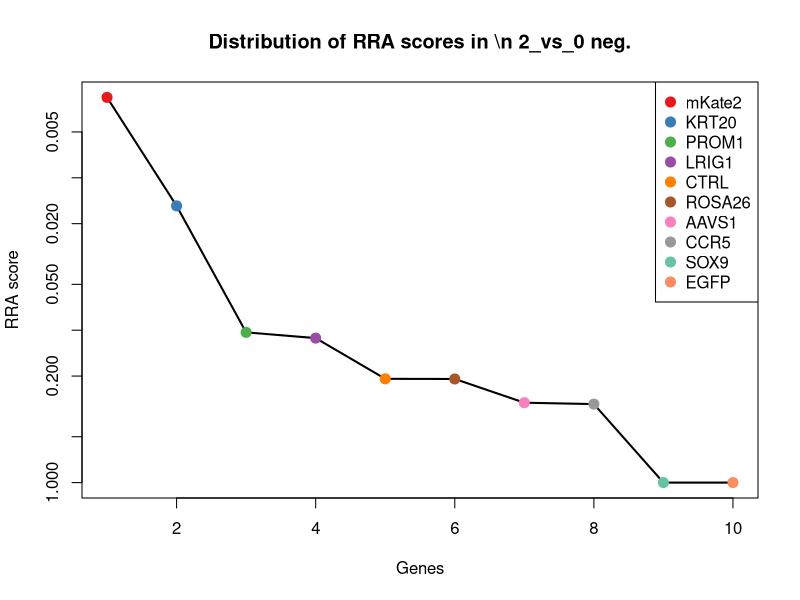
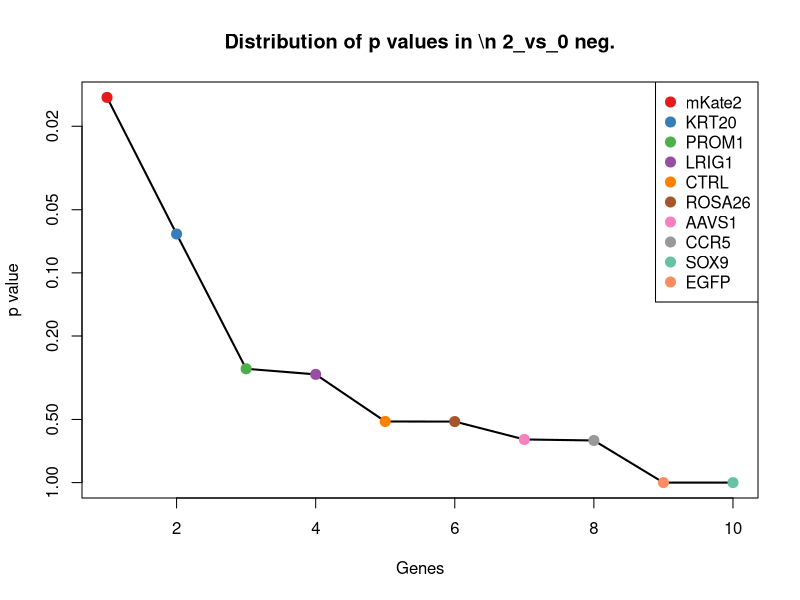
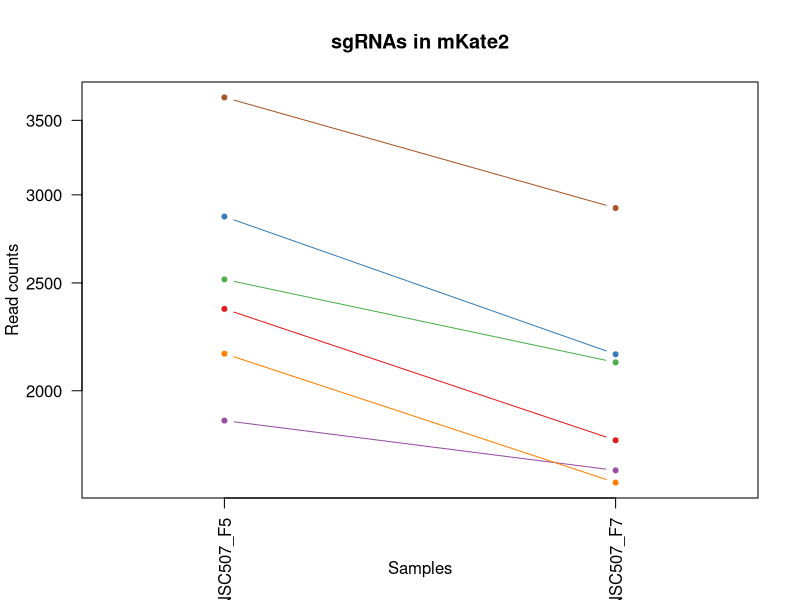
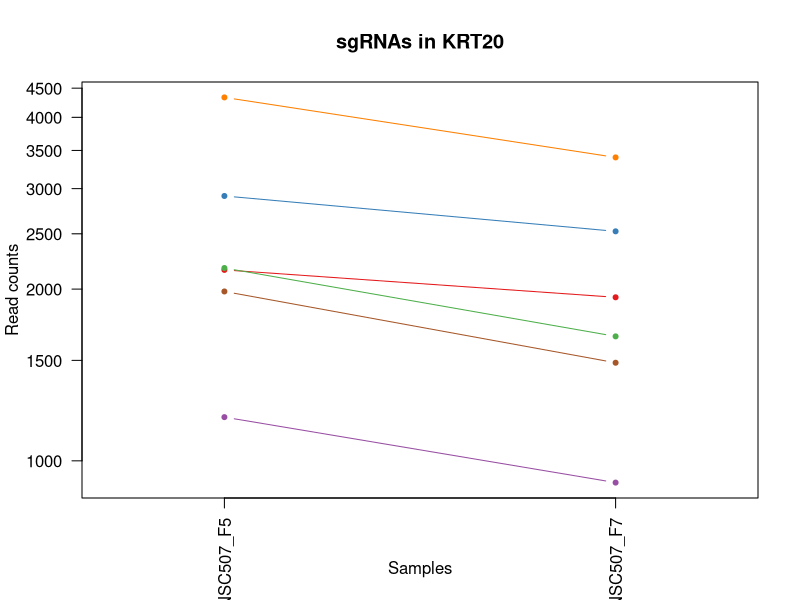
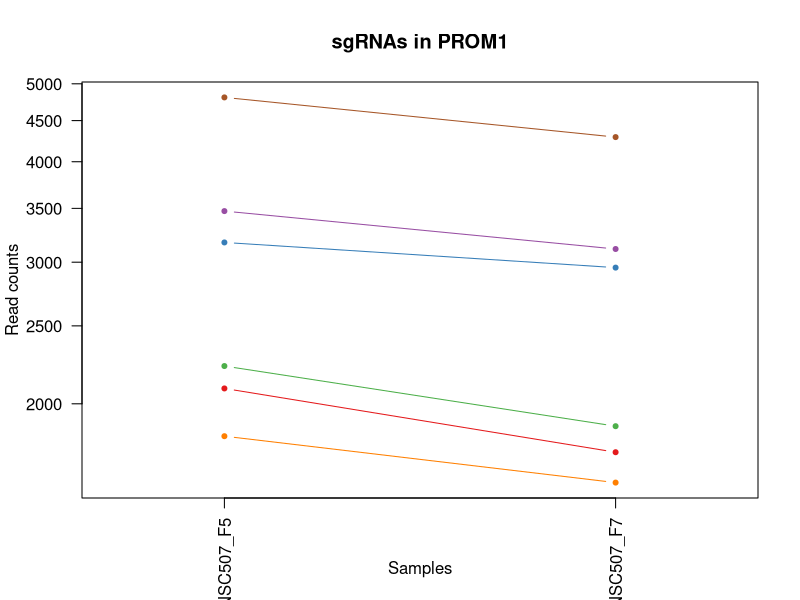
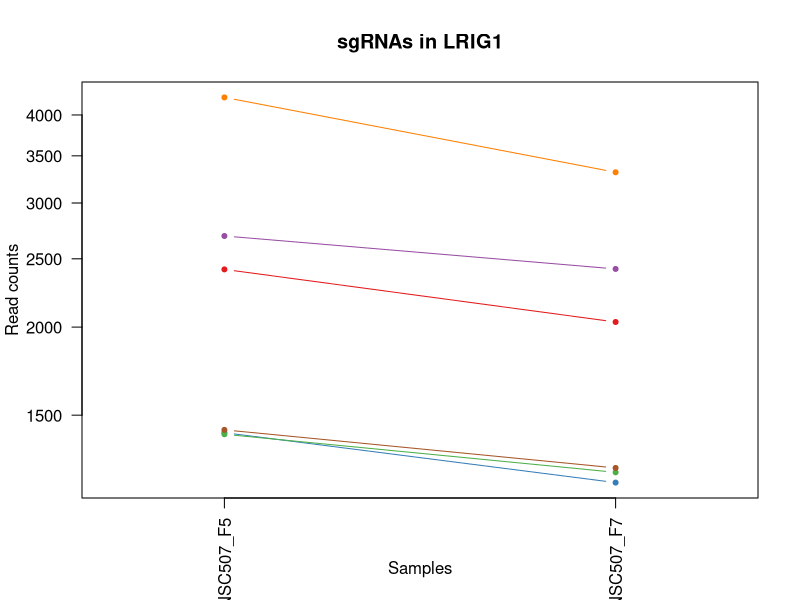
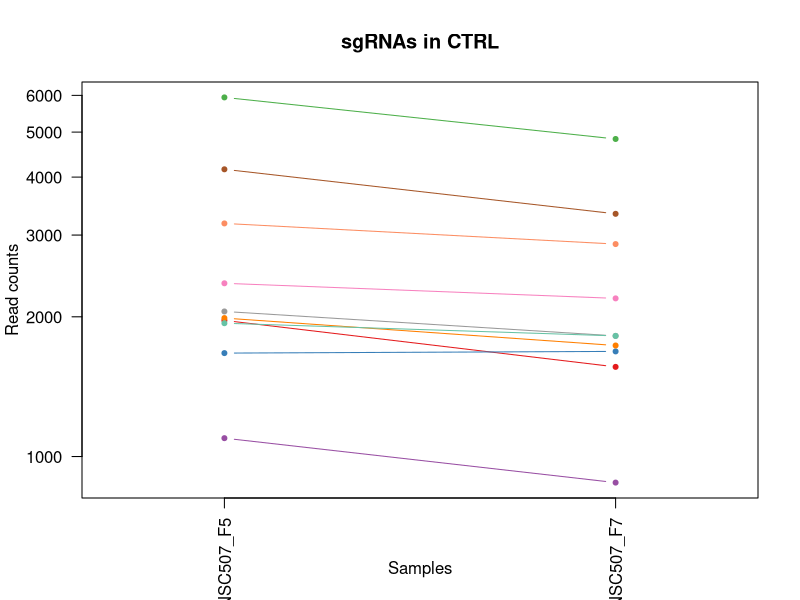
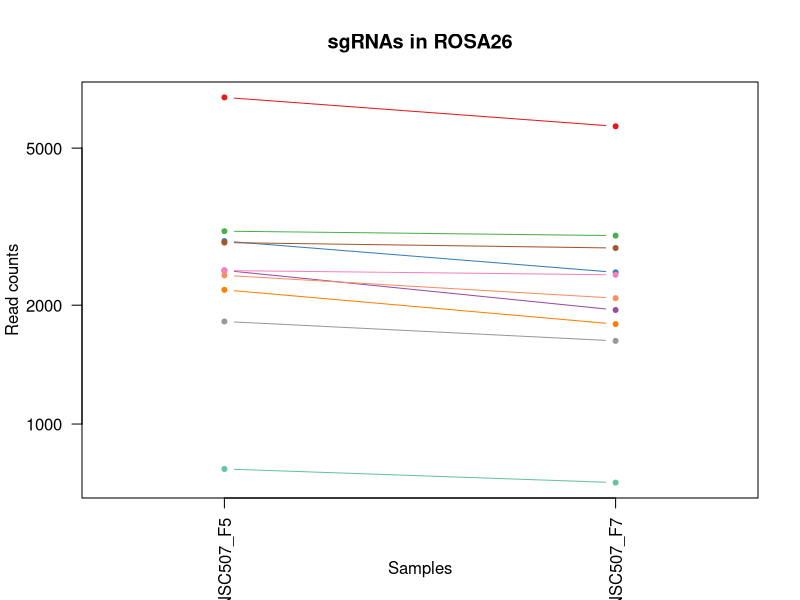

Source code (R) for these figures, in order: (Note: this script raises an error after producing the figures.)
pdf(file='S7B_c0_t2.pdf',width=4.5,height=4.5);
gstable=read.table('S7B_c0_t2.gene_summary.txt',header=T)
# 
#
# parameters
# Do not modify the variables beginning with "__"

# gstablename='__GENE_SUMMARY_FILE__'
startindex=3
# outputfile='__OUTPUT_FILE__'
targetgenelist=c("mKate2","KRT20","PROM1","LRIG1","CTRL","ROSA26","AAVS1","CCR5","SOX9","EGFP")
# samplelabel=sub('.\\w+.\\w+$','',colnames(gstable)[startindex]);
samplelabel='2_vs_0 neg.'


# You need to write some codes in front of this code:
# gstable=read.table(gstablename,header=T)
# pdf(file=outputfile,width=6,height=6)


# set up color using RColorBrewer
#library(RColorBrewer)
#colors <- brewer.pal(length(targetgenelist), "Set1")

colors=c( "#E41A1C", "#377EB8", "#4DAF4A", "#984EA3", "#FF7F00",  "#A65628", "#F781BF",
          "#999999", "#66C2A5", "#FC8D62", "#8DA0CB", "#E78AC3", "#A6D854", "#FFD92F", "#E5C494", "#B3B3B3", 
          "#8DD3C7", "#FFFFB3", "#BEBADA", "#FB8072", "#80B1D3", "#FDB462", "#B3DE69", "#FCCDE5",
          "#D9D9D9", "#BC80BD", "#CCEBC5", "#FFED6F")

######
# function definition

plotrankedvalues<-function(val, tglist, ...){
  
  plot(val,log='y',ylim=c(max(val),min(val)),type='l',lwd=2, ...)
  if(length(tglist)>0){
    for(i in 1:length(tglist)){
      targetgene=tglist[i];
      tx=which(names(val)==targetgene);ty=val[targetgene];
      points(tx,ty,col=colors[(i %% length(colors)) ],cex=2,pch=20)
      # text(tx+50,ty,targetgene,col=colors[i])
    }
    legend('topright',tglist,pch=20,pt.cex = 2,cex=1,col=colors)
  }
}



plotrandvalues<-function(val,targetgenelist, ...){
  # choose the one with the best distance distribution
  
  mindiffvalue=0;
  randval=val;
  for(i in 1:20){
    randval0=sample(val)
    vindex=sort(which(names(randval0) %in% targetgenelist))
    if(max(vindex)>0.9*length(val)){
      # print('pass...')
      next;
    }
    mindiffind=min(diff(vindex));
    if (mindiffind > mindiffvalue){
      mindiffvalue=mindiffind;
      randval=randval0;
      # print(paste('Diff: ',mindiffvalue))
    }
  }
  plot(randval,log='y',ylim=c(max(randval),min(randval)),pch=20,col='grey', ...)
  
  if(length(targetgenelist)>0){
    for(i in 1:length(targetgenelist)){
      targetgene=targetgenelist[i];
      tx=which(names(randval)==targetgene);ty=randval[targetgene];
      points(tx,ty,col=colors[(i %% length(colors)) ],cex=2,pch=20)
      text(tx+50,ty,targetgene,col=colors[i])
    }
  }
  
}




# set.seed(1235)



pvec=gstable[,startindex]
names(pvec)=gstable[,'id']
pvec=sort(pvec);

plotrankedvalues(pvec,targetgenelist,xlab='Genes',ylab='RRA score',main=paste('Distribution of RRA scores in \\n',samplelabel))

# plotrandvalues(pvec,targetgenelist,xlab='Genes',ylab='RRA score',main=paste('Distribution of RRA scores in \\n',samplelabel))


pvec=gstable[,startindex+1]
names(pvec)=gstable[,'id']
pvec=sort(pvec);

plotrankedvalues(pvec,targetgenelist,xlab='Genes',ylab='p value',main=paste('Distribution of p values in \\n',samplelabel))

# plotrandvalues(pvec,targetgenelist,xlab='Genes',ylab='p value',main=paste('Distribution of p values in \\n',samplelabel))



# you need to write after this code:
# dev.off()






# parameters
# Do not modify the variables beginning with "__"
targetmat=list(c(2368.248467253318,1804.2605667336545),c(2867.1288949798036,2155.873223408634),c(2517.3391697922675,2119.94200301849),c(1879.1981957381913,1695.1836476921462),c(2158.5384680776524,1652.8361379466194),c(3669.105805889869,2918.128398828115))
targetgene="mKate2"
collabel=c("S53_MNSC507_F5","S55_MNSC507_F7")

# set up color using RColorBrewer
#library(RColorBrewer)
#colors <- brewer.pal(length(targetgenelist), "Set1")

colors=c( "#E41A1C", "#377EB8", "#4DAF4A", "#984EA3", "#FF7F00",  "#A65628", "#F781BF",
          "#999999", "#66C2A5", "#FC8D62", "#8DA0CB", "#E78AC3", "#A6D854", "#FFD92F", "#E5C494", "#B3B3B3", 
          "#8DD3C7", "#FFFFB3", "#BEBADA", "#FB8072", "#80B1D3", "#FDB462", "#B3DE69", "#FCCDE5",
          "#D9D9D9", "#BC80BD", "#CCEBC5", "#FFED6F")


## code

targetmatvec=unlist(targetmat)+1
yrange=range(targetmatvec[targetmatvec>0]);
# yrange[1]=1; # set the minimum value to 1
for(i in 1:length(targetmat)){
  vali=targetmat[[i]]+1;
  if(i==1){
    plot(1:length(vali),vali,type='b',las=1,pch=20,main=paste('sgRNAs in',targetgene),ylab='Read counts',xlab='Samples',xlim=c(0.7,length(vali)+0.3),ylim = yrange,col=colors[(i %% length(colors))],xaxt='n',log='y')
    axis(1,at=1:length(vali),labels=(collabel),las=2)
    # lines(0:100,rep(1,101),col='black');
  }else{
    lines(1:length(vali),vali,type='b',pch=20,col=colors[(i %% length(colors))])
  }
}




# parameters
# Do not modify the variables beginning with "__"
targetmat=list(c(2160.176827446212,1933.8696117123877),c(2911.364597930921,2524.168232407609),c(2176.560421131811,1651.5528800755428),c(1191.9064406273185,914.9628620775928),c(4334.2797095251835,3401.9166162239812),c(1979.9572969046244,1484.729356835589))
targetgene="KRT20"
collabel=c("S53_MNSC507_F5","S55_MNSC507_F7")

# set up color using RColorBrewer
#library(RColorBrewer)
#colors <- brewer.pal(length(targetgenelist), "Set1")

colors=c( "#E41A1C", "#377EB8", "#4DAF4A", "#984EA3", "#FF7F00",  "#A65628", "#F781BF",
          "#999999", "#66C2A5", "#FC8D62", "#8DA0CB", "#E78AC3", "#A6D854", "#FFD92F", "#E5C494", "#B3B3B3", 
          "#8DD3C7", "#FFFFB3", "#BEBADA", "#FB8072", "#80B1D3", "#FDB462", "#B3DE69", "#FCCDE5",
          "#D9D9D9", "#BC80BD", "#CCEBC5", "#FFED6F")


## code

targetmatvec=unlist(targetmat)+1
yrange=range(targetmatvec[targetmatvec>0]);
# yrange[1]=1; # set the minimum value to 1
for(i in 1:length(targetmat)){
  vali=targetmat[[i]]+1;
  if(i==1){
    plot(1:length(vali),vali,type='b',las=1,pch=20,main=paste('sgRNAs in',targetgene),ylab='Read counts',xlab='Samples',xlim=c(0.7,length(vali)+0.3),ylim = yrange,col=colors[(i %% length(colors))],xaxt='n',log='y')
    axis(1,at=1:length(vali),labels=(collabel),las=2)
    # lines(0:100,rep(1,101),col='black');
  }else{
    lines(1:length(vali),vali,type='b',pch=20,col=colors[(i %% length(colors))])
  }
}




# parameters
# Do not modify the variables beginning with "__"
targetmat=list(c(2088.908194913857,1740.097673179826),c(3173.5020969005027,2952.7763613471825),c(2227.3495615571674,1874.8397496428656),c(3471.6835019784025,3114.46685310283),c(1821.8556178385952,1595.0895337481738),c(4807.765567038991,4291.214320880043))
targetgene="PROM1"
collabel=c("S53_MNSC507_F5","S55_MNSC507_F7")

# set up color using RColorBrewer
#library(RColorBrewer)
#colors <- brewer.pal(length(targetgenelist), "Set1")

colors=c( "#E41A1C", "#377EB8", "#4DAF4A", "#984EA3", "#FF7F00",  "#A65628", "#F781BF",
          "#999999", "#66C2A5", "#FC8D62", "#8DA0CB", "#E78AC3", "#A6D854", "#FFD92F", "#E5C494", "#B3B3B3", 
          "#8DD3C7", "#FFFFB3", "#BEBADA", "#FB8072", "#80B1D3", "#FDB462", "#B3DE69", "#FCCDE5",
          "#D9D9D9", "#BC80BD", "#CCEBC5", "#FFED6F")


## code

targetmatvec=unlist(targetmat)+1
yrange=range(targetmatvec[targetmatvec>0]);
# yrange[1]=1; # set the minimum value to 1
for(i in 1:length(targetmat)){
  vali=targetmat[[i]]+1;
  if(i==1){
    plot(1:length(vali),vali,type='b',las=1,pch=20,main=paste('sgRNAs in',targetgene),ylab='Read counts',xlab='Samples',xlim=c(0.7,length(vali)+0.3),ylim = yrange,col=colors[(i %% length(colors))],xaxt='n',log='y')
    axis(1,at=1:length(vali),labels=(collabel),las=2)
    # lines(0:100,rep(1,101),col='black');
  }else{
    lines(1:length(vali),vali,type='b',pch=20,col=colors[(i %% length(colors))])
  }
}




# parameters
# Do not modify the variables beginning with "__"
targetmat=list(c(2414.1225295729946,2032.6804677852836),c(1415.542494435743,1202.412625198744),c(1408.1698772772236,1243.4768770731941),c(2692.6436222281754,2417.6578291082537),c(4235.1589677273105,3315.938338861851),c(1428.6493693842222,1261.4424872682662))
targetgene="LRIG1"
collabel=c("S53_MNSC507_F5","S55_MNSC507_F7")

# set up color using RColorBrewer
#library(RColorBrewer)
#colors <- brewer.pal(length(targetgenelist), "Set1")

colors=c( "#E41A1C", "#377EB8", "#4DAF4A", "#984EA3", "#FF7F00",  "#A65628", "#F781BF",
          "#999999", "#66C2A5", "#FC8D62", "#8DA0CB", "#E78AC3", "#A6D854", "#FFD92F", "#E5C494", "#B3B3B3", 
          "#8DD3C7", "#FFFFB3", "#BEBADA", "#FB8072", "#80B1D3", "#FDB462", "#B3DE69", "#FCCDE5",
          "#D9D9D9", "#BC80BD", "#CCEBC5", "#FFED6F")


## code

targetmatvec=unlist(targetmat)+1
yrange=range(targetmatvec[targetmatvec>0]);
# yrange[1]=1; # set the minimum value to 1
for(i in 1:length(targetmat)){
  vali=targetmat[[i]]+1;
  if(i==1){
    plot(1:length(vali),vali,type='b',las=1,pch=20,main=paste('sgRNAs in',targetgene),ylab='Read counts',xlab='Samples',xlim=c(0.7,length(vali)+0.3),ylim = yrange,col=colors[(i %% length(colors))],xaxt='n',log='y')
    axis(1,at=1:length(vali),labels=(collabel),las=2)
    # lines(0:100,rep(1,101),col='black');
  }else{
    lines(1:length(vali),vali,type='b',pch=20,col=colors[(i %% length(colors))])
  }
}




# parameters
# Do not modify the variables beginning with "__"
targetmat=list(c(1963.5737032190257,1559.15831335803),c(1669.4881965625257,1683.634326852457),c(5938.233531345313,4831.465884603278),c(1094.424058198005,877.7483838163724),c(1986.510734378864,1733.6813838244432),c(4156.517718036435,3332.6206911858467),c(2360.8758500947984,2190.5211859277015),c(2052.8642888055397,1818.3764033154966),c(1936.5407736377874,1818.3764033154966),c(3177.5979953219025,2868.0813418561293))
targetgene="CTRL"
collabel=c("S53_MNSC507_F5","S55_MNSC507_F7")

# set up color using RColorBrewer
#library(RColorBrewer)
#colors <- brewer.pal(length(targetgenelist), "Set1")

colors=c( "#E41A1C", "#377EB8", "#4DAF4A", "#984EA3", "#FF7F00",  "#A65628", "#F781BF",
          "#999999", "#66C2A5", "#FC8D62", "#8DA0CB", "#E78AC3", "#A6D854", "#FFD92F", "#E5C494", "#B3B3B3", 
          "#8DD3C7", "#FFFFB3", "#BEBADA", "#FB8072", "#80B1D3", "#FDB462", "#B3DE69", "#FCCDE5",
          "#D9D9D9", "#BC80BD", "#CCEBC5", "#FFED6F")


## code

targetmatvec=unlist(targetmat)+1
yrange=range(targetmatvec[targetmatvec>0]);
# yrange[1]=1; # set the minimum value to 1
for(i in 1:length(targetmat)){
  vali=targetmat[[i]]+1;
  if(i==1){
    plot(1:length(vali),vali,type='b',las=1,pch=20,main=paste('sgRNAs in',targetgene),ylab='Read counts',xlab='Samples',xlim=c(0.7,length(vali)+0.3),ylim = yrange,col=colors[(i %% length(colors))],xaxt='n',log='y')
    axis(1,at=1:length(vali),labels=(collabel),las=2)
    # lines(0:100,rep(1,101),col='black');
  }else{
    lines(1:length(vali),vali,type='b',pch=20,col=colors[(i %% length(colors))])
  }
}




# parameters
# Do not modify the variables beginning with "__"
targetmat=list(c(6720.55012983266,5678.416079513813),c(2906.449519825241,2421.5076027214836),c(3079.2964332083093,3000.256902577016),c(2449.3472559970323,1944.1356746810004),c(2186.39057734317,1790.1447301518122),c(2881.0549496125627,2791.085869591535),c(2446.8897169441925,2386.8596402024164),c(1817.7597194171956,1623.3212069118583),c(768.3905438545873,709.641602705342),c(2379.716982833237,2082.7275247572697))
targetgene="ROSA26"
collabel=c("S53_MNSC507_F5","S55_MNSC507_F7")

# set up color using RColorBrewer
#library(RColorBrewer)
#colors <- brewer.pal(length(targetgenelist), "Set1")

colors=c( "#E41A1C", "#377EB8", "#4DAF4A", "#984EA3", "#FF7F00",  "#A65628", "#F781BF",
          "#999999", "#66C2A5", "#FC8D62", "#8DA0CB", "#E78AC3", "#A6D854", "#FFD92F", "#E5C494", "#B3B3B3", 
          "#8DD3C7", "#FFFFB3", "#BEBADA", "#FB8072", "#80B1D3", "#FDB462", "#B3DE69", "#FCCDE5",
          "#D9D9D9", "#BC80BD", "#CCEBC5", "#FFED6F")


## code

targetmatvec=unlist(targetmat)+1
yrange=range(targetmatvec[targetmatvec>0]);
# yrange[1]=1; # set the minimum value to 1
for(i in 1:length(targetmat)){
  vali=targetmat[[i]]+1;
  if(i==1){
    plot(1:length(vali),vali,type='b',las=1,pch=20,main=paste('sgRNAs in',targetgene),ylab='Read counts',xlab='Samples',xlim=c(0.7,length(vali)+0.3),ylim = yrange,col=colors[(i %% length(colors))],xaxt='n',log='y')
    axis(1,at=1:length(vali),labels=(collabel),las=2)
    # lines(0:100,rep(1,101),col='black');
  }else{
    lines(1:length(vali),vali,type='b',pch=20,col=colors[(i %% length(colors))])
  }
}




# parameters
# Do not modify the variables beginning with "__"
targetmat=list(c(2753.2629188648916,2303.4478785824394),c(2275.6811629296844,1910.7709700330095),c(1594.1236656087708,1482.1628410934359),c(1119.8186284106832,956.027113952043),c(2039.7574138570603,1620.7546911697052),c(726.6123799563103,751.9891124508688),c(1504.013900337977,1264.0090030104193),c(3054.721042679911,2814.1845112709134),c(750.3685908004286,807.1692009071612),c(1236.9613232627153,994.5248500843401))
targetgene="AAVS1"
collabel=c("S53_MNSC507_F5","S55_MNSC507_F7")

# set up color using RColorBrewer
#library(RColorBrewer)
#colors <- brewer.pal(length(targetgenelist), "Set1")

colors=c( "#E41A1C", "#377EB8", "#4DAF4A", "#984EA3", "#FF7F00",  "#A65628", "#F781BF",
          "#999999", "#66C2A5", "#FC8D62", "#8DA0CB", "#E78AC3", "#A6D854", "#FFD92F", "#E5C494", "#B3B3B3", 
          "#8DD3C7", "#FFFFB3", "#BEBADA", "#FB8072", "#80B1D3", "#FDB462", "#B3DE69", "#FCCDE5",
          "#D9D9D9", "#BC80BD", "#CCEBC5", "#FFED6F")


## code

targetmatvec=unlist(targetmat)+1
yrange=range(targetmatvec[targetmatvec>0]);
# yrange[1]=1; # set the minimum value to 1
for(i in 1:length(targetmat)){
  vali=targetmat[[i]]+1;
  if(i==1){
    plot(1:length(vali),vali,type='b',las=1,pch=20,main=paste('sgRNAs in',targetgene),ylab='Read counts',xlab='Samples',xlim=c(0.7,length(vali)+0.3),ylim = yrange,col=colors[(i %% length(colors))],xaxt='n',log='y')
    axis(1,at=1:length(vali),labels=(collabel),las=2)
    # lines(0:100,rep(1,101),col='black');
  }else{
    lines(1:length(vali),vali,type='b',pch=20,col=colors[(i %% length(colors))])
  }
}




# parameters
# Do not modify the variables beginning with "__"
targetmat=list(c(1570.3674547646524,1270.425292365802),c(2234.722178715687,2108.392682178801),c(1388.509564854505,1054.8379700249388),c(1090.3281597766054,993.2415922132635),c(1475.342611388179,1335.8714437907072),c(1710.4471807765228,1536.0596716786517),c(3092.403308156788,2617.8460569961985),c(1911.1462034251092,1541.192703162958),c(1190.2680812587585,1120.2841214498437),c(1902.9544065823097,1718.2822893715243))
targetgene="CCR5"
collabel=c("S53_MNSC507_F5","S55_MNSC507_F7")

# set up color using RColorBrewer
#library(RColorBrewer)
#colors <- brewer.pal(length(targetgenelist), "Set1")

colors=c( "#E41A1C", "#377EB8", "#4DAF4A", "#984EA3", "#FF7F00",  "#A65628", "#F781BF",
          "#999999", "#66C2A5", "#FC8D62", "#8DA0CB", "#E78AC3", "#A6D854", "#FFD92F", "#E5C494", "#B3B3B3", 
          "#8DD3C7", "#FFFFB3", "#BEBADA", "#FB8072", "#80B1D3", "#FDB462", "#B3DE69", "#FCCDE5",
          "#D9D9D9", "#BC80BD", "#CCEBC5", "#FFED6F")


## code

targetmatvec=unlist(targetmat)+1
yrange=range(targetmatvec[targetmatvec>0]);
# yrange[1]=1; # set the minimum value to 1
for(i in 1:length(targetmat)){
  vali=targetmat[[i]]+1;
  if(i==1){
    plot(1:length(vali),vali,type='b',las=1,pch=20,main=paste('sgRNAs in',targetgene),ylab='Read counts',xlab='Samples',xlim=c(0.7,length(vali)+0.3),ylim = yrange,col=colors[(i %% length(colors))],xaxt='n',log='y')
    axis(1,at=1:length(vali),labels=(collabel),las=2)
    # lines(0:100,rep(1,101),col='black');
  }else{
    lines(1:length(vali),vali,type='b',pch=20,col=colors[(i %% length(colors))])
  }
}




# parameters
# Do not modify the variables beginning with "__"
targetmat=list(c(1125.552886200643,1941.569158938847),c(733.1658174305499,1383.35198502054),c(414.50492024565165,719.9076656739545),c(511.168122990685,1016.3402338926418),c(967.4512071346138,2196.937475283084),c(1813.6638209957957,2951.493103476106))
targetgene="SOX9"
collabel=c("S53_MNSC507_F5","S55_MNSC507_F7")

# set up color using RColorBrewer
#library(RColorBrewer)
#colors <- brewer.pal(length(targetgenelist), "Set1")

colors=c( "#E41A1C", "#377EB8", "#4DAF4A", "#984EA3", "#FF7F00",  "#A65628", "#F781BF",
          "#999999", "#66C2A5", "#FC8D62", "#8DA0CB", "#E78AC3", "#A6D854", "#FFD92F", "#E5C494", "#B3B3B3", 
          "#8DD3C7", "#FFFFB3", "#BEBADA", "#FB8072", "#80B1D3", "#FDB462", "#B3DE69", "#FCCDE5",
          "#D9D9D9", "#BC80BD", "#CCEBC5", "#FFED6F")


## code

targetmatvec=unlist(targetmat)+1
yrange=range(targetmatvec[targetmatvec>0]);
# yrange[1]=1; # set the minimum value to 1
for(i in 1:length(targetmat)){
  vali=targetmat[[i]]+1;
  if(i==1){
    plot(1:length(vali),vali,type='b',las=1,pch=20,main=paste('sgRNAs in',targetgene),ylab='Read counts',xlab='Samples',xlim=c(0.7,length(vali)+0.3),ylim = yrange,col=colors[(i %% length(colors))],xaxt='n',log='y')
    axis(1,at=1:length(vali),labels=(collabel),las=2)
    # lines(0:100,rep(1,101),col='black');
  }else{
    lines(1:length(vali),vali,type='b',pch=20,col=colors[(i %% length(colors))])
  }
}




# parameters
# Do not modify the variables beginning with "__"
targetmat=list(c(579.1600367859204,3348.0197856387654),c(628.310817842717,4460.60435986215),c(352.2472642403759,1985.1999265554505),c(394.84460782293297,2245.7012743839937),c(570.149060258841,3557.1908186242463),c(915.8428870249774,4550.432410837509))
targetgene="EGFP"
collabel=c("S53_MNSC507_F5","S55_MNSC507_F7")

# set up color using RColorBrewer
#library(RColorBrewer)
#colors <- brewer.pal(length(targetgenelist), "Set1")

colors=c( "#E41A1C", "#377EB8", "#4DAF4A", "#984EA3", "#FF7F00",  "#A65628", "#F781BF",
          "#999999", "#66C2A5", "#FC8D62", "#8DA0CB", "#E78AC3", "#A6D854", "#FFD92F", "#E5C494", "#B3B3B3", 
          "#8DD3C7", "#FFFFB3", "#BEBADA", "#FB8072", "#80B1D3", "#FDB462", "#B3DE69", "#FCCDE5",
          "#D9D9D9", "#BC80BD", "#CCEBC5", "#FFED6F")


## code

targetmatvec=unlist(targetmat)+1
yrange=range(targetmatvec[targetmatvec>0]);
# yrange[1]=1; # set the minimum value to 1
for(i in 1:length(targetmat)){
  vali=targetmat[[i]]+1;
  if(i==1){
    plot(1:length(vali),vali,type='b',las=1,pch=20,main=paste('sgRNAs in',targetgene),ylab='Read counts',xlab='Samples',xlim=c(0.7,length(vali)+0.3),ylim = yrange,col=colors[(i %% length(colors))],xaxt='n',log='y')
    axis(1,at=1:length(vali),labels=(collabel),las=2)
    # lines(0:100,rep(1,101),col='black');
  }else{
    lines(1:length(vali),vali,type='b',pch=20,col=colors[(i %% length(colors))])
  }
}



# 
#
# parameters
# Do not modify the variables beginning with "__"

# gstablename='__GENE_SUMMARY_FILE__'
startindex=9
# outputfile='__OUTPUT_FILE__'
targetgenelist=c("EGFP","SOX9","AAVS1","CTRL","ROSA26","PROM1","CCR5","mKate2","LRIG1","KRT20")
# samplelabel=sub('.\\w+.\\w+$','',colnames(gstable)[startindex]);
samplelabel='2_vs_0 pos.'


# You need to write some codes in front of this code:
# gstable=read.table(gstablename,header=T)
# pdf(file=outputfile,width=6,height=6)


# set up color using RColorBrewer
#library(RColorBrewer)
#colors <- brewer.pal(length(targetgenelist), "Set1")

colors=c( "#E41A1C", "#377EB8", "#4DAF4A", "#984EA3", "#FF7F00",  "#A65628", "#F781BF",
          "#999999", "#66C2A5", "#FC8D62", "#8DA0CB", "#E78AC3", "#A6D854", "#FFD92F", "#E5C494", "#B3B3B3", 
          "#8DD3C7", "#FFFFB3", "#BEBADA", "#FB8072", "#80B1D3", "#FDB462", "#B3DE69", "#FCCDE5",
          "#D9D9D9", "#BC80BD", "#CCEBC5", "#FFED6F")

######
# function definition

plotrankedvalues<-function(val, tglist, ...){
  
  plot(val,log='y',ylim=c(max(val),min(val)),type='l',lwd=2, ...)
  if(length(tglist)>0){
    for(i in 1:length(tglist)){
      targetgene=tglist[i];
      tx=which(names(val)==targetgene);ty=val[targetgene];
      points(tx,ty,col=colors[(i %% length(colors)) ],cex=2,pch=20)
      # text(tx+50,ty,targetgene,col=colors[i])
    }
    legend('topright',tglist,pch=20,pt.cex = 2,cex=1,col=colors)
  }
}



plotrandvalues<-function(val,targetgenelist, ...){
  # choose the one with the best distance distribution
  
  mindiffvalue=0;
  randval=val;
  for(i in 1:20){
    randval0=sample(val)
    vindex=sort(which(names(randval0) %in% targetgenelist))
    if(max(vindex)>0.9*length(val)){
      # print('pass...')
      next;
    }
    mindiffind=min(diff(vindex));
    if (mindiffind > mindiffvalue){
      mindiffvalue=mindiffind;
      randval=randval0;
      # print(paste('Diff: ',mindiffvalue))
    }
  }
  plot(randval,log='y',ylim=c(max(randval),min(randval)),pch=20,col='grey', ...)
  
  if(length(targetgenelist)>0){
    for(i in 1:length(targetgenelist)){
      targetgene=targetgenelist[i];
      tx=which(names(randval)==targetgene);ty=randval[targetgene];
      points(tx,ty,col=colors[(i %% length(colors)) ],cex=2,pch=20)
      text(tx+50,ty,targetgene,col=colors[i])
    }
  }
  
}




# set.seed(1235)



pvec=gstable[,startindex]
names(pvec)=gstable[,'id']
pvec=sort(pvec);

plotrankedvalues(pvec,targetgenelist,xlab='Genes',ylab='RRA score',main=paste('Distribution of RRA scores in \\n',samplelabel))

# plotrandvalues(pvec,targetgenelist,xlab='Genes',ylab='RRA score',main=paste('Distribution of RRA scores in \\n',samplelabel))


pvec=gstable[,startindex+1]
names(pvec)=gstable[,'id']
pvec=sort(pvec);

plotrankedvalues(pvec,targetgenelist,xlab='Genes',ylab='p value',main=paste('Distribution of p values in \\n',samplelabel))

# plotrandvalues(pvec,targetgenelist,xlab='Genes',ylab='p value',main=paste('Distribution of p values in \\n',samplelabel))



# you need to write after this code:
# dev.off()






# parameters
# Do not modify the variables beginning with "__"
targetmat=list(c(579.1600367859204,3348.0197856387654),c(628.310817842717,4460.60435986215),c(352.2472642403759,1985.1999265554505),c(394.84460782293297,2245.7012743839937),c(570.149060258841,3557.1908186242463),c(915.8428870249774,4550.432410837509))
targetgene="EGFP"
collabel=c("S53_MNSC507_F5","S55_MNSC507_F7")

# set up color using RColorBrewer
#library(RColorBrewer)
#colors <- brewer.pal(length(targetgenelist), "Set1")

colors=c( "#E41A1C", "#377EB8", "#4DAF4A", "#984EA3", "#FF7F00",  "#A65628", "#F781BF",
          "#999999", "#66C2A5", "#FC8D62", "#8DA0CB", "#E78AC3", "#A6D854", "#FFD92F", "#E5C494", "#B3B3B3", 
          "#8DD3C7", "#FFFFB3", "#BEBADA", "#FB8072", "#80B1D3", "#FDB462", "#B3DE69", "#FCCDE5",
          "#D9D9D9", "#BC80BD", "#CCEBC5", "#FFED6F")


## code

targetmatvec=unlist(targetmat)+1
yrange=range(targetmatvec[targetmatvec>0]);
# yrange[1]=1; # set the minimum value to 1
for(i in 1:length(targetmat)){
  vali=targetmat[[i]]+1;
  if(i==1){
    plot(1:length(vali),vali,type='b',las=1,pch=20,main=paste('sgRNAs in',targetgene),ylab='Read counts',xlab='Samples',xlim=c(0.7,length(vali)+0.3),ylim = yrange,col=colors[(i %% length(colors))],xaxt='n',log='y')
    axis(1,at=1:length(vali),labels=(collabel),las=2)
    # lines(0:100,rep(1,101),col='black');
  }else{
    lines(1:length(vali),vali,type='b',pch=20,col=colors[(i %% length(colors))])
  }
}




# parameters
# Do not modify the variables beginning with "__"
targetmat=list(c(1125.552886200643,1941.569158938847),c(733.1658174305499,1383.35198502054),c(414.50492024565165,719.9076656739545),c(511.168122990685,1016.3402338926418),c(967.4512071346138,2196.937475283084),c(1813.6638209957957,2951.493103476106))
targetgene="SOX9"
collabel=c("S53_MNSC507_F5","S55_MNSC507_F7")

# set up color using RColorBrewer
#library(RColorBrewer)
#colors <- brewer.pal(length(targetgenelist), "Set1")

colors=c( "#E41A1C", "#377EB8", "#4DAF4A", "#984EA3", "#FF7F00",  "#A65628", "#F781BF",
          "#999999", "#66C2A5", "#FC8D62", "#8DA0CB", "#E78AC3", "#A6D854", "#FFD92F", "#E5C494", "#B3B3B3", 
          "#8DD3C7", "#FFFFB3", "#BEBADA", "#FB8072", "#80B1D3", "#FDB462", "#B3DE69", "#FCCDE5",
          "#D9D9D9", "#BC80BD", "#CCEBC5", "#FFED6F")


## code

targetmatvec=unlist(targetmat)+1
yrange=range(targetmatvec[targetmatvec>0]);
# yrange[1]=1; # set the minimum value to 1
for(i in 1:length(targetmat)){
  vali=targetmat[[i]]+1;
  if(i==1){
    plot(1:length(vali),vali,type='b',las=1,pch=20,main=paste('sgRNAs in',targetgene),ylab='Read counts',xlab='Samples',xlim=c(0.7,length(vali)+0.3),ylim = yrange,col=colors[(i %% length(colors))],xaxt='n',log='y')
    axis(1,at=1:length(vali),labels=(collabel),las=2)
    # lines(0:100,rep(1,101),col='black');
  }else{
    lines(1:length(vali),vali,type='b',pch=20,col=colors[(i %% length(colors))])
  }
}




# parameters
# Do not modify the variables beginning with "__"
targetmat=list(c(2753.2629188648916,2303.4478785824394),c(2275.6811629296844,1910.7709700330095),c(1594.1236656087708,1482.1628410934359),c(1119.8186284106832,956.027113952043),c(2039.7574138570603,1620.7546911697052),c(726.6123799563103,751.9891124508688),c(1504.013900337977,1264.0090030104193),c(3054.721042679911,2814.1845112709134),c(750.3685908004286,807.1692009071612),c(1236.9613232627153,994.5248500843401))
targetgene="AAVS1"
collabel=c("S53_MNSC507_F5","S55_MNSC507_F7")

# set up color using RColorBrewer
#library(RColorBrewer)
#colors <- brewer.pal(length(targetgenelist), "Set1")

colors=c( "#E41A1C", "#377EB8", "#4DAF4A", "#984EA3", "#FF7F00",  "#A65628", "#F781BF",
          "#999999", "#66C2A5", "#FC8D62", "#8DA0CB", "#E78AC3", "#A6D854", "#FFD92F", "#E5C494", "#B3B3B3", 
          "#8DD3C7", "#FFFFB3", "#BEBADA", "#FB8072", "#80B1D3", "#FDB462", "#B3DE69", "#FCCDE5",
          "#D9D9D9", "#BC80BD", "#CCEBC5", "#FFED6F")


## code

targetmatvec=unlist(targetmat)+1
yrange=range(targetmatvec[targetmatvec>0]);
# yrange[1]=1; # set the minimum value to 1
for(i in 1:length(targetmat)){
  vali=targetmat[[i]]+1;
  if(i==1){
    plot(1:length(vali),vali,type='b',las=1,pch=20,main=paste('sgRNAs in',targetgene),ylab='Read counts',xlab='Samples',xlim=c(0.7,length(vali)+0.3),ylim = yrange,col=colors[(i %% length(colors))],xaxt='n',log='y')
    axis(1,at=1:length(vali),labels=(collabel),las=2)
    # lines(0:100,rep(1,101),col='black');
  }else{
    lines(1:length(vali),vali,type='b',pch=20,col=colors[(i %% length(colors))])
  }
}




# parameters
# Do not modify the variables beginning with "__"
targetmat=list(c(1963.5737032190257,1559.15831335803),c(1669.4881965625257,1683.634326852457),c(5938.233531345313,4831.465884603278),c(1094.424058198005,877.7483838163724),c(1986.510734378864,1733.6813838244432),c(4156.517718036435,3332.6206911858467),c(2360.8758500947984,2190.5211859277015),c(2052.8642888055397,1818.3764033154966),c(1936.5407736377874,1818.3764033154966),c(3177.5979953219025,2868.0813418561293))
targetgene="CTRL"
collabel=c("S53_MNSC507_F5","S55_MNSC507_F7")

# set up color using RColorBrewer
#library(RColorBrewer)
#colors <- brewer.pal(length(targetgenelist), "Set1")

colors=c( "#E41A1C", "#377EB8", "#4DAF4A", "#984EA3", "#FF7F00",  "#A65628", "#F781BF",
          "#999999", "#66C2A5", "#FC8D62", "#8DA0CB", "#E78AC3", "#A6D854", "#FFD92F", "#E5C494", "#B3B3B3", 
          "#8DD3C7", "#FFFFB3", "#BEBADA", "#FB8072", "#80B1D3", "#FDB462", "#B3DE69", "#FCCDE5",
          "#D9D9D9", "#BC80BD", "#CCEBC5", "#FFED6F")


## code

targetmatvec=unlist(targetmat)+1
yrange=range(targetmatvec[targetmatvec>0]);
# yrange[1]=1; # set the minimum value to 1
for(i in 1:length(targetmat)){
  vali=targetmat[[i]]+1;
  if(i==1){
    plot(1:length(vali),vali,type='b',las=1,pch=20,main=paste('sgRNAs in',targetgene),ylab='Read counts',xlab='Samples',xlim=c(0.7,length(vali)+0.3),ylim = yrange,col=colors[(i %% length(colors))],xaxt='n',log='y')
    axis(1,at=1:length(vali),labels=(collabel),las=2)
    # lines(0:100,rep(1,101),col='black');
  }else{
    lines(1:length(vali),vali,type='b',pch=20,col=colors[(i %% length(colors))])
  }
}




# parameters
# Do not modify the variables beginning with "__"
targetmat=list(c(6720.55012983266,5678.416079513813),c(2906.449519825241,2421.5076027214836),c(3079.2964332083093,3000.256902577016),c(2449.3472559970323,1944.1356746810004),c(2186.39057734317,1790.1447301518122),c(2881.0549496125627,2791.085869591535),c(2446.8897169441925,2386.8596402024164),c(1817.7597194171956,1623.3212069118583),c(768.3905438545873,709.641602705342),c(2379.716982833237,2082.7275247572697))
targetgene="ROSA26"
collabel=c("S53_MNSC507_F5","S55_MNSC507_F7")

# set up color using RColorBrewer
#library(RColorBrewer)
#colors <- brewer.pal(length(targetgenelist), "Set1")

colors=c( "#E41A1C", "#377EB8", "#4DAF4A", "#984EA3", "#FF7F00",  "#A65628", "#F781BF",
          "#999999", "#66C2A5", "#FC8D62", "#8DA0CB", "#E78AC3", "#A6D854", "#FFD92F", "#E5C494", "#B3B3B3", 
          "#8DD3C7", "#FFFFB3", "#BEBADA", "#FB8072", "#80B1D3", "#FDB462", "#B3DE69", "#FCCDE5",
          "#D9D9D9", "#BC80BD", "#CCEBC5", "#FFED6F")


## code

targetmatvec=unlist(targetmat)+1
yrange=range(targetmatvec[targetmatvec>0]);
# yrange[1]=1; # set the minimum value to 1
for(i in 1:length(targetmat)){
  vali=targetmat[[i]]+1;
  if(i==1){
    plot(1:length(vali),vali,type='b',las=1,pch=20,main=paste('sgRNAs in',targetgene),ylab='Read counts',xlab='Samples',xlim=c(0.7,length(vali)+0.3),ylim = yrange,col=colors[(i %% length(colors))],xaxt='n',log='y')
    axis(1,at=1:length(vali),labels=(collabel),las=2)
    # lines(0:100,rep(1,101),col='black');
  }else{
    lines(1:length(vali),vali,type='b',pch=20,col=colors[(i %% length(colors))])
  }
}




# parameters
# Do not modify the variables beginning with "__"
targetmat=list(c(2088.908194913857,1740.097673179826),c(3173.5020969005027,2952.7763613471825),c(2227.3495615571674,1874.8397496428656),c(3471.6835019784025,3114.46685310283),c(1821.8556178385952,1595.0895337481738),c(4807.765567038991,4291.214320880043))
targetgene="PROM1"
collabel=c("S53_MNSC507_F5","S55_MNSC507_F7")

# set up color using RColorBrewer
#library(RColorBrewer)
#colors <- brewer.pal(length(targetgenelist), "Set1")

colors=c( "#E41A1C", "#377EB8", "#4DAF4A", "#984EA3", "#FF7F00",  "#A65628", "#F781BF",
          "#999999", "#66C2A5", "#FC8D62", "#8DA0CB", "#E78AC3", "#A6D854", "#FFD92F", "#E5C494", "#B3B3B3", 
          "#8DD3C7", "#FFFFB3", "#BEBADA", "#FB8072", "#80B1D3", "#FDB462", "#B3DE69", "#FCCDE5",
          "#D9D9D9", "#BC80BD", "#CCEBC5", "#FFED6F")


## code

targetmatvec=unlist(targetmat)+1
yrange=range(targetmatvec[targetmatvec>0]);
# yrange[1]=1; # set the minimum value to 1
for(i in 1:length(targetmat)){
  vali=targetmat[[i]]+1;
  if(i==1){
    plot(1:length(vali),vali,type='b',las=1,pch=20,main=paste('sgRNAs in',targetgene),ylab='Read counts',xlab='Samples',xlim=c(0.7,length(vali)+0.3),ylim = yrange,col=colors[(i %% length(colors))],xaxt='n',log='y')
    axis(1,at=1:length(vali),labels=(collabel),las=2)
    # lines(0:100,rep(1,101),col='black');
  }else{
    lines(1:length(vali),vali,type='b',pch=20,col=colors[(i %% length(colors))])
  }
}




# parameters
# Do not modify the variables beginning with "__"
targetmat=list(c(1570.3674547646524,1270.425292365802),c(2234.722178715687,2108.392682178801),c(1388.509564854505,1054.8379700249388),c(1090.3281597766054,993.2415922132635),c(1475.342611388179,1335.8714437907072),c(1710.4471807765228,1536.0596716786517),c(3092.403308156788,2617.8460569961985),c(1911.1462034251092,1541.192703162958),c(1190.2680812587585,1120.2841214498437),c(1902.9544065823097,1718.2822893715243))
targetgene="CCR5"
collabel=c("S53_MNSC507_F5","S55_MNSC507_F7")

# set up color using RColorBrewer
#library(RColorBrewer)
#colors <- brewer.pal(length(targetgenelist), "Set1")

colors=c( "#E41A1C", "#377EB8", "#4DAF4A", "#984EA3", "#FF7F00",  "#A65628", "#F781BF",
          "#999999", "#66C2A5", "#FC8D62", "#8DA0CB", "#E78AC3", "#A6D854", "#FFD92F", "#E5C494", "#B3B3B3", 
          "#8DD3C7", "#FFFFB3", "#BEBADA", "#FB8072", "#80B1D3", "#FDB462", "#B3DE69", "#FCCDE5",
          "#D9D9D9", "#BC80BD", "#CCEBC5", "#FFED6F")


## code

targetmatvec=unlist(targetmat)+1
yrange=range(targetmatvec[targetmatvec>0]);
# yrange[1]=1; # set the minimum value to 1
for(i in 1:length(targetmat)){
  vali=targetmat[[i]]+1;
  if(i==1){
    plot(1:length(vali),vali,type='b',las=1,pch=20,main=paste('sgRNAs in',targetgene),ylab='Read counts',xlab='Samples',xlim=c(0.7,length(vali)+0.3),ylim = yrange,col=colors[(i %% length(colors))],xaxt='n',log='y')
    axis(1,at=1:length(vali),labels=(collabel),las=2)
    # lines(0:100,rep(1,101),col='black');
  }else{
    lines(1:length(vali),vali,type='b',pch=20,col=colors[(i %% length(colors))])
  }
}




# parameters
# Do not modify the variables beginning with "__"
targetmat=list(c(2368.248467253318,1804.2605667336545),c(2867.1288949798036,2155.873223408634),c(2517.3391697922675,2119.94200301849),c(1879.1981957381913,1695.1836476921462),c(2158.5384680776524,1652.8361379466194),c(3669.105805889869,2918.128398828115))
targetgene="mKate2"
collabel=c("S53_MNSC507_F5","S55_MNSC507_F7")

# set up color using RColorBrewer
#library(RColorBrewer)
#colors <- brewer.pal(length(targetgenelist), "Set1")

colors=c( "#E41A1C", "#377EB8", "#4DAF4A", "#984EA3", "#FF7F00",  "#A65628", "#F781BF",
          "#999999", "#66C2A5", "#FC8D62", "#8DA0CB", "#E78AC3", "#A6D854", "#FFD92F", "#E5C494", "#B3B3B3", 
          "#8DD3C7", "#FFFFB3", "#BEBADA", "#FB8072", "#80B1D3", "#FDB462", "#B3DE69", "#FCCDE5",
          "#D9D9D9", "#BC80BD", "#CCEBC5", "#FFED6F")


## code

targetmatvec=unlist(targetmat)+1
yrange=range(targetmatvec[targetmatvec>0]);
# yrange[1]=1; # set the minimum value to 1
for(i in 1:length(targetmat)){
  vali=targetmat[[i]]+1;
  if(i==1){
    plot(1:length(vali),vali,type='b',las=1,pch=20,main=paste('sgRNAs in',targetgene),ylab='Read counts',xlab='Samples',xlim=c(0.7,length(vali)+0.3),ylim = yrange,col=colors[(i %% length(colors))],xaxt='n',log='y')
    axis(1,at=1:length(vali),labels=(collabel),las=2)
    # lines(0:100,rep(1,101),col='black');
  }else{
    lines(1:length(vali),vali,type='b',pch=20,col=colors[(i %% length(colors))])
  }
}




# parameters
# Do not modify the variables beginning with "__"
targetmat=list(c(2414.1225295729946,2032.6804677852836),c(1415.542494435743,1202.412625198744),c(1408.1698772772236,1243.4768770731941),c(2692.6436222281754,2417.6578291082537),c(4235.1589677273105,3315.938338861851),c(1428.6493693842222,1261.4424872682662))
targetgene="LRIG1"
collabel=c("S53_MNSC507_F5","S55_MNSC507_F7")

# set up color using RColorBrewer
#library(RColorBrewer)
#colors <- brewer.pal(length(targetgenelist), "Set1")

colors=c( "#E41A1C", "#377EB8", "#4DAF4A", "#984EA3", "#FF7F00",  "#A65628", "#F781BF",
          "#999999", "#66C2A5", "#FC8D62", "#8DA0CB", "#E78AC3", "#A6D854", "#FFD92F", "#E5C494", "#B3B3B3", 
          "#8DD3C7", "#FFFFB3", "#BEBADA", "#FB8072", "#80B1D3", "#FDB462", "#B3DE69", "#FCCDE5",
          "#D9D9D9", "#BC80BD", "#CCEBC5", "#FFED6F")


## code

targetmatvec=unlist(targetmat)+1
yrange=range(targetmatvec[targetmatvec>0]);
# yrange[1]=1; # set the minimum value to 1
for(i in 1:length(targetmat)){
  vali=targetmat[[i]]+1;
  if(i==1){
    plot(1:length(vali),vali,type='b',las=1,pch=20,main=paste('sgRNAs in',targetgene),ylab='Read counts',xlab='Samples',xlim=c(0.7,length(vali)+0.3),ylim = yrange,col=colors[(i %% length(colors))],xaxt='n',log='y')
    axis(1,at=1:length(vali),labels=(collabel),las=2)
    # lines(0:100,rep(1,101),col='black');
  }else{
    lines(1:length(vali),vali,type='b',pch=20,col=colors[(i %% length(colors))])
  }
}




# parameters
# Do not modify the variables beginning with "__"
targetmat=list(c(2160.176827446212,1933.8696117123877),c(2911.364597930921,2524.168232407609),c(2176.560421131811,1651.5528800755428),c(1191.9064406273185,914.9628620775928),c(4334.2797095251835,3401.9166162239812),c(1979.9572969046244,1484.729356835589))
targetgene="KRT20"
collabel=c("S53_MNSC507_F5","S55_MNSC507_F7")

# set up color using RColorBrewer
#library(RColorBrewer)
#colors <- brewer.pal(length(targetgenelist), "Set1")

colors=c( "#E41A1C", "#377EB8", "#4DAF4A", "#984EA3", "#FF7F00",  "#A65628", "#F781BF",
          "#999999", "#66C2A5", "#FC8D62", "#8DA0CB", "#E78AC3", "#A6D854", "#FFD92F", "#E5C494", "#B3B3B3", 
          "#8DD3C7", "#FFFFB3", "#BEBADA", "#FB8072", "#80B1D3", "#FDB462", "#B3DE69", "#FCCDE5",
          "#D9D9D9", "#BC80BD", "#CCEBC5", "#FFED6F")


## code

targetmatvec=unlist(targetmat)+1
yrange=range(targetmatvec[targetmatvec>0]);
# yrange[1]=1; # set the minimum value to 1
for(i in 1:length(targetmat)){
  vali=targetmat[[i]]+1;
  if(i==1){
    plot(1:length(vali),vali,type='b',las=1,pch=20,main=paste('sgRNAs in',targetgene),ylab='Read counts',xlab='Samples',xlim=c(0.7,length(vali)+0.3),ylim = yrange,col=colors[(i %% length(colors))],xaxt='n',log='y')
    axis(1,at=1:length(vali),labels=(collabel),las=2)
    # lines(0:100,rep(1,101),col='black');
  }else{
    lines(1:length(vali),vali,type='b',pch=20,col=colors[(i %% length(colors))])
  }
}



dev.off()
Sweave("S7B_c0_t2_summary.Rnw");
library(tools);

texi2dvi("S7B_c0_t2_summary.tex",pdf=TRUE);
